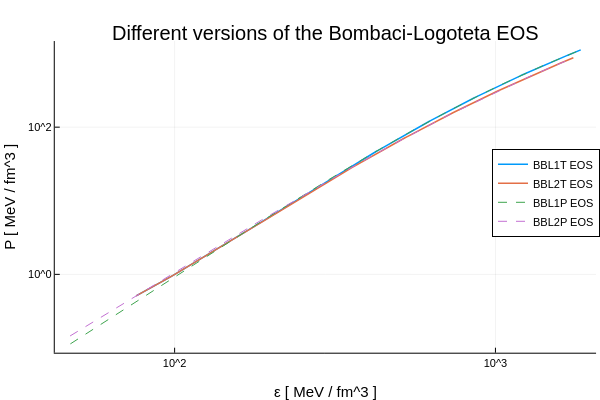

The notebook cell saved with this chart:
### Code cell
bbl1t =  bblTableEOS(1)
bbl2t =  bblTableEOS(2)
bbl1p =  bblPolytropeEOS(1, n_dense_min = 5e-2)
bbl2p =  bblPolytropeEOS(2, n_dense_min = 5e-2)

plot(bbl1t["energy_density"], bbl1t["pressure"], label = bbl1t.name , width = 1.5, xscale = :log10, yscale = :log10, legend = :right)
plot!(bbl2t["energy_density"], bbl2t["pressure"], label = bbl2t.name, width = 1.5)
plot!(bbl1p["energy_density"], bbl1p["pressure"], label = bbl1p.name, line = (1, (:dash)))
plot!(bbl2p["energy_density"], bbl2p["pressure"], label = bbl2p.name, line = (1, (:dash)))
xlabel!("ε [ MeV / fm^3 ]")
ylabel!("P [ MeV / fm^3 ]")
title!("Different versions of the Bombaci-Logoteta EOS")

### Figure 1 — Plotly figure (JSON) as saved in the notebook; plotly's stock layout.template omitted (floating-point values rounded to 4 significant figures; data arrays with more than 128 entries replaced by an {"elided": "..."} marker saying what was removed)
{"data": [{"colorbar": {"len": 0.8657, "title": "", "x": 0.9934, "y": 0.5087}, "legendgroup": "BBL1T EOS", "line": {"color": "rgba(0, 154, 250, 1.000)", "dash": "solid", "shape": "linear", "width": 1.5}, "mode": "lines", "name": "BBL1T EOS", "showlegend": true, "type": "scatter", "x": {"elided": "215 float values"}, "xaxis": "x", "y": {"elided": "215 float values"}, "yaxis": "y"}, {"colorbar": {"len": 0.8657, "title": "", "x": 0.9934, "y": 0.5087}, "legendgroup": "BBL2T EOS", "line": {"color": "rgba(227, 111, 71, 1.000)", "dash": "solid", "shape": "linear", "width": 1.5}, "mode": "lines", "name": "BBL2T EOS", "showlegend": true, "type": "scatter", "x": {"elided": "215 float values"}, "xaxis": "x", "y": {"elided": "215 float values"}, "yaxis": "y"}, {"colorbar": {"len": 0.8657, "title": "", "x": 0.9934, "y": 0.5087}, "legendgroup": "BBL1P EOS", "line": {"color": "rgba(62, 164, 78, 1.000)", "dash": "dash", "shape": "linear", "width": 1}, "mode": "lines", "name": "BBL1P EOS", "showlegend": true, "type": "scatter", "x": {"elided": "1251 float values"}, "xaxis": "x", "y": {"elided": "1251 float values"}, "yaxis": "y"}, {"colorbar": {"len": 0.8657, "title": "", "x": 0.9934, "y": 0.5087}, "legendgroup": "BBL2P EOS", "line": {"color": "rgba(195, 113, 210, 1.000)", "dash": "dash", "shape": "linear", "width": 1}, "mode": "lines", "name": "BBL2P EOS", "showlegend": true, "type": "scatter", "x": {"elided": "1251 float values"}, "xaxis": "x", "y": {"elided": "1251 float values"}, "yaxis": "y"}], "layout": {"annotations": [{"font": {"color": "rgba(0, 0, 0, 1.000)", "family": "sans-serif", "size": 20}, "rotation": 0, "showarrow": false, "text": "Different versions of the Bombaci-Logoteta EOS", "x": 0.5424, "xanchor": "center", "xref": "paper", "y": 1, "yanchor": "top", "yref": "paper"}], "height": 400, "legend": {"bgcolor": "rgba(255, 255, 255, 1.000)", "bordercolor": "rgba(0, 0, 0, 1.000)", "borderwidth": 1, "font": {"color": "rgba(0, 0, 0, 1.000)", "family": "sans-serif", "size": 11}, "title": {"font": {"color": "rgba(0, 0, 0, 1.000)", "family": "sans-serif", "size": 15}, "text": ""}, "tracegroupgap": 0, "traceorder": "normal", "x": 1, "xanchor": "right", "y": 0.52, "yanchor": "middle"}, "margin": {"b": 20, "l": 0, "r": 0, "t": 20}, "paper_bgcolor": "rgba(255, 255, 255, 1.000)", "plot_bgcolor": "rgba(255, 255, 255, 1.000)", "showlegend": true, "width": 600, "xaxis": {"anchor": "y", "domain": [0.09128, 0.9934], "gridcolor": "rgba(0, 0, 0, 0.100)", "gridwidth": 0.5, "linecolor": "rgba(0, 0, 0, 1.000)", "mirror": false, "range": [1.626, 3.314], "showgrid": true, "showline": true, "showticklabels": true, "tickangle": 0, "tickcolor": "rgb(0, 0, 0)", "tickfont": {"color": "rgba(0, 0, 0, 1.000)", "family": "sans-serif", "size": 11}, "tickmode": "array", "ticks": "inside", "ticktext": ["10^2", "10^3"], "tickvals": [100, 1000], "title": "ε [ MeV / fm^3 ]", "titlefont": {"color": "rgba(0, 0, 0, 1.000)", "family": "sans-serif", "size": 15}, "type": "log", "visible": true, "zeroline": false, "zerolinecolor": "rgba(0, 0, 0, 1.000)"}, "yaxis": {"anchor": "x", "domain": [0.07581, 0.9415], "gridcolor": "rgba(0, 0, 0, 0.100)", "gridwidth": 0.5, "linecolor": "rgba(0, 0, 0, 1.000)", "mirror": false, "range": [-1.064, 3.17], "showgrid": true, "showline": true, "showticklabels": true, "tickangle": 0, "tickcolor": "rgb(0, 0, 0)", "tickfont": {"color": "rgba(0, 0, 0, 1.000)", "family": "sans-serif", "size": 11}, "tickmode": "array", "ticks": "inside", "ticktext": ["10^0", "10^2"], "tickvals": [1, 100], "title": "P [ MeV / fm^3 ]", "titlefont": {"color": "rgba(0, 0, 0, 1.000)", "family": "sans-serif", "size": 15}, "type": "log", "visible": true, "zeroline": false, "zerolinecolor": "rgba(0, 0, 0, 1.000)"}}}
